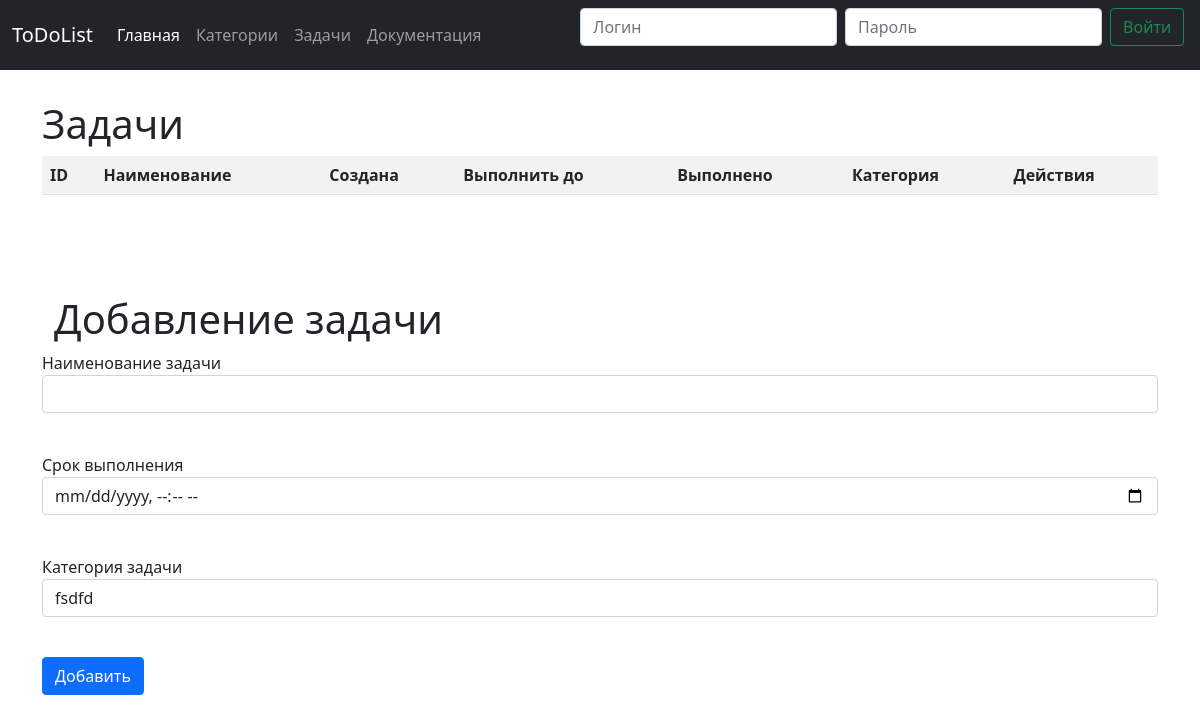
Page /tasksall on the earlier database version.
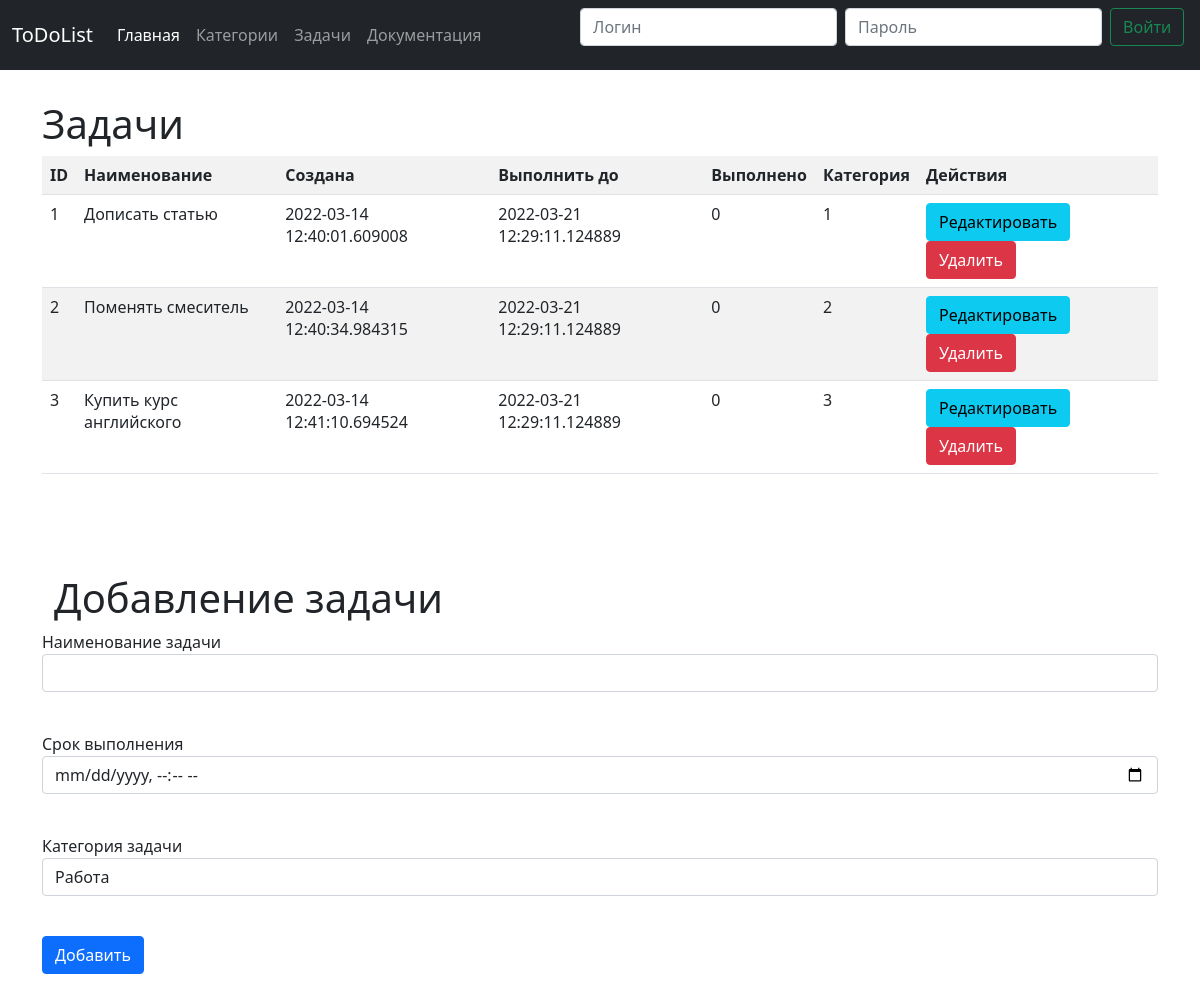
Same page on the later database version.
### data/tasks.py (models this page shows)
class Task(SqlAlchemyBase):
    __tablename__ = 'tasks'
    id = sqlalchemy.Column(sqlalchemy.Integer,
                           primary_key=True, autoincrement=True)
    title = sqlalchemy.Column(sqlalchemy.String, nullable=True)
    created_date = sqlalchemy.Column(sqlalchemy.DateTime,
                                     default=datetime.datetime.now)
    deadline = sqlalchemy.Column(sqlalchemy.DateTime,
                                 default=datetime.datetime.now() + datetime.timedelta(days=7))
    done = sqlalchemy.Column(sqlalchemy.Integer)
    category_id = sqlalchemy.Column(sqlalchemy.Integer,
                                sqlalchemy.ForeignKey("categories.id"))
    category = orm.relation('Category')

### main.py (the view)
@app.route('/tasksall')
def tasksall():
    db_sess = db_session.create_session()
    tasks = db_sess.query(Task).all()
    categories = db_sess.query(Category).all()
    form = TaskForm(categories=categories)
    return render_template('tasks.html', tasks=tasks, form=form)

### forms/task.py
class TaskForm(FlaskForm):
    title = StringField('Наименование задачи', validators=[DataRequired(), Length(min=4, max=25)])
    deadline = DateTimeLocalField('Срок выполнения', validators=[DataRequired()])
    category = SelectField("Категория задачи", validate_choice=False, choices=[])
    submit = SubmitField('Добавить')
    def __init__(self, *args, **kwargs):
        super(TaskForm, self).__init__(*args, **kwargs)
        if kwargs.get('categories', False):
            self.category.choices = list(map(lambda x: (x.id, x.title),kwargs['categories']))

### data/db_session.py (called while the page is built)
def create_session() -> Session:
    global __factory
    return __factory()

### templates/tasks.html (shortened to what this page needs)
{% extends "base.html" %}
{% block content %}
<div class="container" >
    <h1 class="display-6" style="margin-top: 100">Задачи</h1>
</div>
<div class="container" >
    <table class="table table-striped table-hover">
        <tr>
            <th>ID</th>
            <th>Наименование</th>
            <th>Создана</th>
            <th>Выполнить до</th>
            <th>Выполнено</th>
            <th>Категория</th>
            <th>Действия</th>
        </tr>
         {% for item in tasks%}
        <tr>
            <td>{{item.id}}</td>
            <td>{{item.title}}</td>
            <td>{{item.created_date}}</td>
            <td>{{item.deadline}}</td>
            <td>{{item.done}}</td>
            <td>{{item.category_id}}</td>
            <td>
                <a href="/edittask/{{ item.id }}"  class="btn btn-info">Редактировать</a>
                <a href="/deletetask/{{ item.id }}"  class="btn btn-danger">Удалить</a>
            </td>
        </tr>
        {% endfor %}
    </table>
    <div class="container" >
        <h1 class="display-6" style="margin-top: 100">Добавление задачи</h1>
    </div>
    <form action="/createtask" method="post">
        <p>
            {{ form.title.label }}<br>
            {{ form.title(class="form-control") }}<br>
        </p>
        <p>
            {{ form.deadline.label }}<br>
            {{ form.deadline(class="form-control") }}<br>
        </p>
                <p>
            {{ form.category.label }}<br>
            {{ form.category(class="form-control") }}<br>
        </p>
        {{ form.submit(type="submit", class="btn btn-primary") }}
    </form>
</div>
{% endblock %}

### templates/base.html (shortened to what this page needs)
<html>
<head>
    <link href="https://cdn.jsdelivr.net/npm/bootstrap@5.1.3/dist/css/bootstrap.min.css" rel="stylesheet">
</head>
<div>
<header class="container">
    <nav class="navbar navbar-expand-md navbar-dark fixed-top bg-dark">
        <div class="container-fluid">
            <a class="navbar-brand" href="#">ToDoList</a>
            <div class="collapse navbar-collapse" id="navbarCollapse">
                <ul class="navbar-nav me-auto mb-2 mb-md-0">
                    <li class="nav-item">
                        <a class="nav-link active" aria-current="page" href="/">Главная</a>
                    </li>
                    <li class="nav-item">
                        <a class="nav-link" href="/categories">Категории</a>
                    </li>
                    <li class="nav-item">
                        <a class="nav-link" href="/tasksall">Задачи</a>
                    </li>
                    <li class="nav-item">
                        <a class="nav-link" href="/help">Документация</a>
                    </li>
                </ul>
{% if not current_user.is_authenticated %}
    <form class="d-flex" method="post" action="/login">
        <input class="form-control me-2" type="text" placeholder="Логин" name="login" aria-label="Логин"/>
        <input class="form-control me-2" type="password" placeholder="Пароль" name="password" aria-label="Пароль"/>
        <button class="btn btn-outline-success" type="submit">Войти</button>'
    </form>
 {% else %}
    <a class="nav-link" href="#">Привет, {{ current_user.name }}</a>
    <a class="btn btn-outline-success my-2 my-sm-0" href="/logout">Выйти</a>
 {% endif %}
            </div>
        </div>
    </nav>
</header>
</div>
            {% block content %}{% endblock %}
</body>
</html>

Differences in the rows shown:
added Task: id "1", title "Дописать статью", created_date "2022-03-14 12:40:01.609008", deadline "2022-03-21 12:29:11.124889", done "0", category_id "1"
added Task: id "2", title "Поменять смеситель", created_date "2022-03-14 12:40:34.984315", deadline "2022-03-21 12:29:11.124889", done "0", category_id "2"
added Task: id "3", title "Купить курс английского", created_date "2022-03-14 12:41:10.694524", deadline "2022-03-21 12:29:11.124889", done "0", category_id "3"
Other differences:
form field category: "fsdfd" → "Работа"
